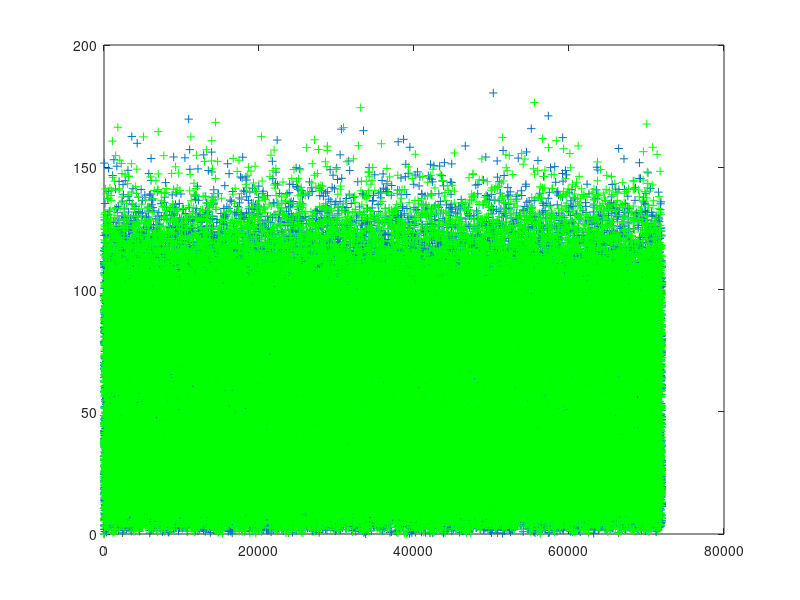
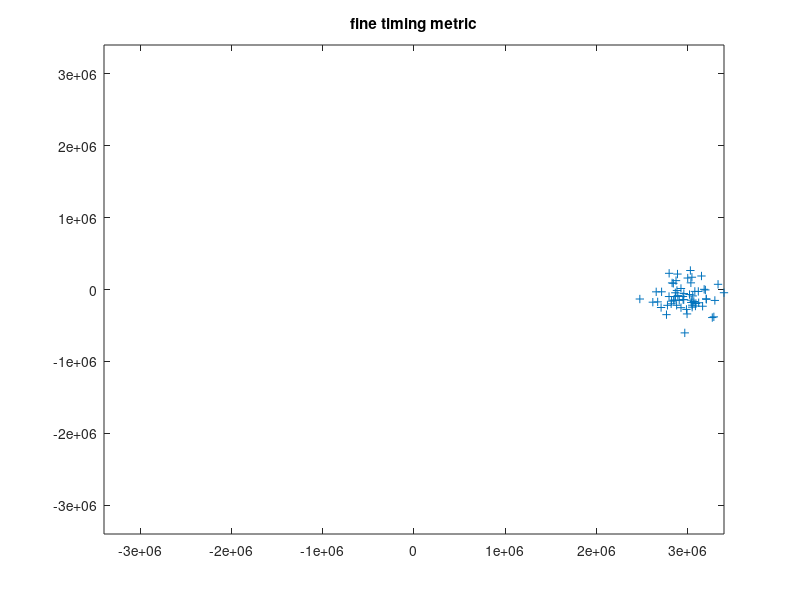
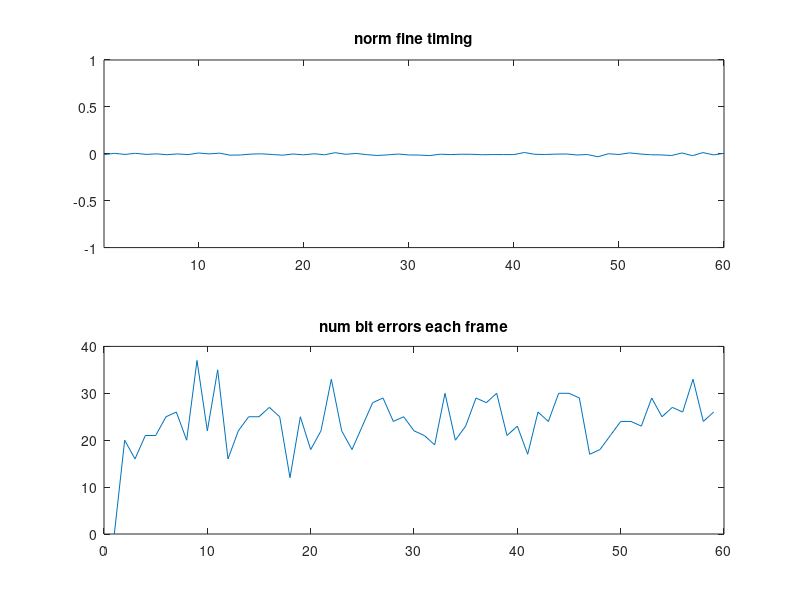
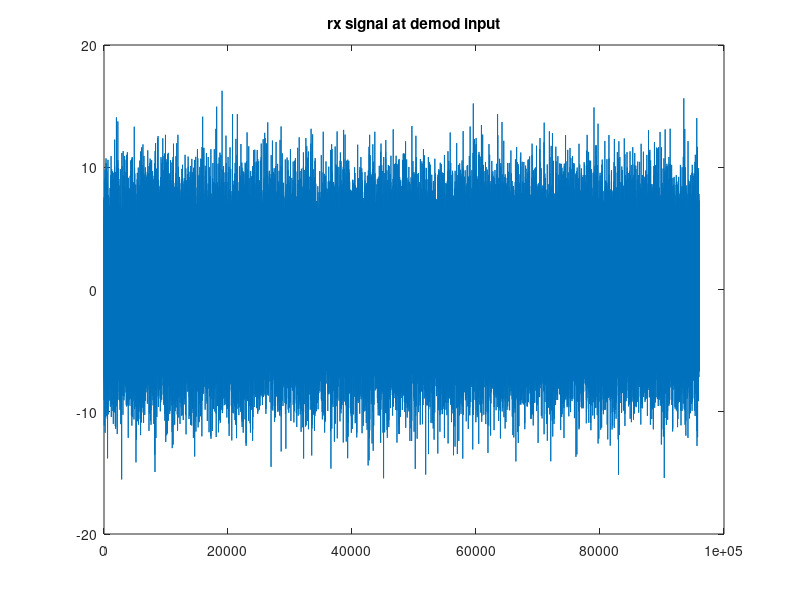

Reproduce these figures in MATLAB, in order.
% fsk_horus.m
% David Rowe 10 Oct 2015
%
% Experimental near space balloon FSK demodulator
% Assume high SNR, but fades near end of mission can wipe out a few bits
% So low SNR perf not a huge issue
%
% [X] processing buffers of 1 second
%     + 8000 samples input
%     + keep 30 second sliding window to extract packet from
%     + do fine timing on this
%     [X] estimate frequency of two tones
%         + this way we cope with variable shift and drift
%         + starts to lose it at 8 Eb/No = 8db.  Maybe wider window?
%     [X] estimate amplitudes and equalise, or limit
%         + not needed - tones so close in freq unlikely to be significant ampl diff
%           across SSB rx filter
% [X] Eb/No point 8dB, 2% ish
% [X] fine timing and sample slips, +/- 1000ppm (0.1%) clock offset test
% [ ] bit flipping against CRC
% [ ] implement CRC
% [X] frame sync
% [X] compare to fldigi
%     + in AWGN channel 3-4dB improvement.  In my tests fldigi can't decode  
%       with fading model, requires Eb/No > 40dB, this demo useable at Eb/No = 20dB
% [X] test over range of f1/f2, shifts, timing offsets, clock offsets, Eb/No
%     [X] +/- 1000ppm clock offset OK at Eb/No = 10dB, starts to lose it at 8dB
%     [X] tone freq est starts to lose it at 8dB in awgn.  Maybe wider window?
% [ ] low snr detection of $$$$$$
%     + we might be able to pick up a "ping" at very low SNRs to help find baloon on ground
% [ ] streaming, indicator of audio freq, i.e. speaker output?

1;

function states = fsk_horus_init(Fs,Rs)
  states.Ndft = 2.^ceil(log2(Fs)); % find nearest power of 2 for effcient FFT
  states.Fs = Fs;
  N = states.N = Fs;             % processing buffer size, nice big window for f1,f2 estimation
  states.Rs = Rs;
  Ts = states.Ts = Fs/Rs;
  assert(Ts == floor(Ts), "Fs/Rs must be an integer");
  states.nsym = N/Ts;            % number of symbols in one procesing frame
  Nmem = states.Nmem  = N+2*Ts;  % two symbol memory in down converted signals to allow for timing adj
  states.f1_dc = zeros(1,Nmem);
  states.f2_dc = zeros(1,Nmem);
  states.P = 8;                  % oversample rate out of filter
  assert(Ts/states.P == floor(Ts/states.P), "Ts/P must be an integer");

  states.nin = N;                % can be N +/- Ts/P samples to adjust for sample clock offsets
  states.verbose = 0;
  states.phi1 = 0;               % keep down converter osc phase continuous
  states.phi2 = 0;

  printf("Fs: %d Rs: %d Ts: %d nsym: %d\n", states.Fs, states.Rs, states.Ts, states.nsym);

  states.ber_state = 0;
  states.Tbits = 0;
  states.Terrs = 0;
  states.nerr_log = 0;

  % Generate unque word that correlates against the ASCII "$$$$$" that
  % delimits start and end of frame Note use of zeros in UW as "don't
  % cares", we ignore RS232 start/stop bits.  Not sure this is a good
  % idea, we could include start and stop bits if we like.  Oh Well.

  dollar_bits = fliplr([0 1 0 0 1 0 0]);
  mapped_db = 2*dollar_bits - 1;
  npad = states.npad = 3;   % one start and two stop bits between 7 bit ascii chars
  nfield = states.nfield = 7; % length of ascii character field

  states.uw = [mapped_db zeros(1,npad) mapped_db zeros(1,npad) mapped_db zeros(1,npad)  mapped_db zeros(1,npad) mapped_db zeros(1,npad)];

  states.uw_thresh = 5*7 - 4; % allow 24bit errors when looking for UW

  states.df = 0;
  states.f1 = 0;
  states.f2 = 0;
  states.norm_rx_timing = 0;
  states.ppm = 0;
  states.prev_pkt = [];
endfunction


% test modulator function

function tx  = fsk_horus_mod(states, tx_bits)
    tx = zeros(states.Ts*length(tx_bits),1);
    tx_phase = 0;
    Ts = states.Ts;
    Fs = states.Fs;
    f1 = states.f1_tx;  f2 = states.f2_tx;
    df = states.df; % tone freq change in Hz/s

    for i=1:length(tx_bits)
      if tx_bits(i) == 0
        tx_phase_vec = tx_phase + (1:Ts)*2*pi*f1/Fs;
      else
        tx_phase_vec = tx_phase + (1:Ts)*2*pi*f2/Fs;
      end
      tx((i-1)*Ts+1:i*Ts) = 2.0*cos(tx_phase_vec);
      tx_phase = tx_phase_vec(Ts) - floor(tx_phase_vec(Ts)/(2*pi))*2*pi;
      f1 += df*Ts/Fs; f2 += df*Ts/Fs;
    end
endfunction


% Given a buffer of nin input Rs baud FSK samples, returns nsym bits.
%
% Automagically estimates the frequency of the two tones, or
% looking at it another way, the frequency offset and shift
%
% nin is the number of input samples required by demodulator.  This is
% time varying.  It will nominally be N (8000), and occasionally N +/- 
% Ts/2 (e.g. 8080 or 7920).  This is how we compensate for differences between the
% remote tx sample clock and our sample clock.  This function always returns
% N/Ts (50) demodulated bits.  Variable number of input samples, constant number
% of output bits.

function [rx_bits states] = fsk_horus_demod(states, sf)
  N = states.N;
  Ndft = states.Ndft;
  Fs = states.Fs;
  Rs = states.Rs;
  Ts = states.Ts;
  nsym = states.nsym;
  P = states.P;
  nin = states.nin;
  verbose = states.verbose;
  Nmem = states.Nmem;

  assert(length(sf) == nin);

  % find tone frequency and amplitudes ---------------------------------------------

  h = hanning(nin);
  Sf = fft(sf .* h, Ndft);
  [m1 m1_index] = max(Sf(1:Ndft/2));

  % zero out region 100Hz either side of max so we can find second highest peak

  Sf2 = Sf;
  st = m1_index - floor(100*Ndft/Fs);
  if st < 1
    st = 1;
  end
  en = m1_index + floor(100*Ndft/Fs);
  if en > Ndft/2
    en = Ndft/2;
  end
  Sf2(st:en) = 0;

  [m2 m2_index] = max(Sf2(1:Ndft/2));

  % f1 always the lower tone

  if m1_index < m2_index
    f1 = (m1_index-1)*Fs/Ndft;
    f2 = (m2_index-1)*Fs/Ndft;
    twist = 20*log10(m1/m2);
  else
    f1 = (m2_index-1)*Fs/Ndft;
    f2 = (m1_index-1)*Fs/Ndft;
    twist = 20*log10(m2/m1);
  end

  states.f1 = f1;
  states.f2 = f2;

  if bitand(verbose,0x1)
    printf("f1: %4.0f Hz f2: %4.0f Hz a1: %f a2: %f\n", f1, f2, 2.0*abs(m1)/Ndft, 2.0*abs(m2)/Ndft);
  end

  % down convert and filter at rate P ------------------------------

  % update filter (integrator) memory by shifting in nin samples
  
  nold = Nmem-nin; % number of old samples we retain

  f1_dc = states.f1_dc; 
  f1_dc(1:nold) = f1_dc(Nmem-nold+1:Nmem);
  f2_dc = states.f2_dc; 
  f2_dc(1:nold) = f2_dc(Nmem-nold+1:Nmem);

  % shift down to around DC, ensuring continuous phase from last frame

  phi1_vec = states.phi1 + (1:nin)*2*pi*f1/Fs;
  phi2_vec = states.phi2 + (1:nin)*2*pi*f2/Fs;

  f1_dc(nold+1:Nmem) = sf' .* exp(-j*phi1_vec);
  f2_dc(nold+1:Nmem) = sf' .* exp(-j*phi2_vec);

  states.phi1  = phi1_vec(nin);
  states.phi1 -= 2*pi*floor(states.phi1/(2*pi));
  states.phi2  = phi2_vec(nin);
  states.phi2 -= 2*pi*floor(states.phi2/(2*pi));

  % save filter (integrator) memory for next time

  states.f1_dc = f1_dc;
  states.f2_dc = f2_dc;

  % integrate over symbol period, which is effectively a LPF, removing
  % the -2Fc frequency image.  Can also be interpreted as an ideal
  % integrate and dump, non-coherent demod.  We run the integrator at
  % rate P (1/P symbol offsets) to get outputs at a range of different
  % fine timing offsets.  We calculate integrator output over nsym+1
  % symbols so we have extra samples for the fine timing re-sampler at either
  % end of the array.

  rx_bits = zeros(1, (nsym+1)*P);
  for i=1:(nsym+1)*P
    st = 1 + (i-1)*Ts/P;
    en = st+Ts-1;
    f1_int(i) = sum(f1_dc(st:en));
    f2_int(i) = sum(f2_dc(st:en));
  end
  states.f1_int = f1_int;
  states.f2_int = f2_int;

  % fine timing estimation -----------------------------------------------

  % Non linearity has a spectral line at Rs, with a phase
  % related to the fine timing offset.  See:
  %   http://www.rowetel.com/blog/?p=3573 
  % We have sampled the integrator output at Fs=P samples/symbol, so
  % lets do a single point DFT at w = 2*pi*f/Fs = 2*pi*Rs/(P*Rs)
 
  Np = length(f1_int);
  w = 2*pi*(Rs)/(P*Rs);
  x = ((abs(f1_int)-abs(f2_int)).^2) * exp(-j*w*(0:Np-1))';
  norm_rx_timing = angle(x)/(2*pi);
  rx_timing = norm_rx_timing*P;

  states.x = x;
  states.rx_timing = rx_timing;
  prev_norm_rx_timing = states.norm_rx_timing;
  states.norm_rx_timing = norm_rx_timing;

  % estimate sample clock offset in ppm
  % d_norm_timing is fraction of symbol period shift over nsym symbols

  d_norm_rx_timing = norm_rx_timing - prev_norm_rx_timing;

  % filter out big jumps due to nin changes

  if abs(d_norm_rx_timing) < 0.2
    appm = 1E6*d_norm_rx_timing/nsym;
    states.ppm = 0.9*states.ppm + 0.1*appm;
  end

  % work out how many input samples we need on the next call. The aim
  % is to keep angle(x) away from the -pi/pi (+/- 0.5 fine timing
  % offset) discontinuity.  The side effect is to track sample clock
  % offsets

  next_nin = N;
  if norm_rx_timing > 0.25
     next_nin += Ts/2;
  end
  if norm_rx_timing < -0.25;
     next_nin -= Ts/2;
  end
  states.nin = next_nin;

  % Re-sample integrator outputs using fine timing estimate and linear interpolation

  low_sample = floor(rx_timing);
  fract = rx_timing - low_sample;
  high_sample = ceil(rx_timing);

  if bitand(verbose,0x2)
    printf("rx_timing: %3.2f low_sample: %d high_sample: %d fract: %3.3f nin_next: %d\n", rx_timing, low_sample, high_sample, fract, next_nin);
  end

  f1_int_resample = zeros(1,nsym);
  f2_int_resample = zeros(1,nsym);
  rx_bits = zeros(1,nsym);
  rx_bits_sd = zeros(1,nsym);
  for i=1:nsym
    st = i*P+1;
    f1_int_resample(i) = f1_int(st+low_sample)*(1-fract) + f1_int(st+high_sample)*fract;
    f2_int_resample(i) = f2_int(st+low_sample)*(1-fract) + f2_int(st+high_sample)*fract;
    %f1_int_resample(i) = f1_int(st+1);
    %f2_int_resample(i) = f2_int(st+1);
    rx_bits(i) = abs(f2_int_resample(i)) > abs(f1_int_resample(i));
    rx_bits_sd(i) = abs(f2_int_resample(i)) - abs(f1_int_resample(i));
 end

  states.f1_int_resample = f1_int_resample;
  states.f2_int_resample = f2_int_resample;
  states.rx_bits_sd = rx_bits_sd;

  % Eb/No estimation

  x = abs(abs(f1_int_resample) - abs(f2_int_resample));
  states.EbNodB = 20*log10(1E-6+mean(x)/(1E-6+std(x)));
endfunction


% look for unique word and return index of first UW bit, or -1 if no UW found

function uw_start = find_uw(states, start_bit, rx_bits)
  uw = states.uw;

  mapped_rx_bits = 2*rx_bits - 1;
  found = 0;
  uw_start = -1;

  for i=start_bit:length(rx_bits) - length(uw)
    corr  = mapped_rx_bits(i:i+length(uw)-1) * uw';
    if !found && (corr >= states.uw_thresh)
      uw_start = i;
      found = 1;
    end
  end
endfunction


% Extract ASCII string from a Horus frame of bits

function [str crc_ok] = extract_ascii(states, rx_bits_buf, uw_loc1, uw_loc2)
  nfield = states.nfield;
  npad = states.npad;

  str = []; str_dec = []; nstr = 0; ptx_crc = 1; rx_crc = "";

  st = uw_loc1 + length(states.uw);  % first bit of first char
  for i=st:nfield+npad:uw_loc2
    field = rx_bits_buf(i:i+nfield-1);
    ch_dec = field * (2.^(0:nfield-1))';

    % filter out unlikely characters that bit errors may introduce, and ignore \n

    if (ch_dec > 31) && (ch_dec < 91)
      str = [str char(ch_dec)];
    else 
      str = [str char(32)]; % space is "not sure"
    end
    nstr++;

    % build up array for CRC16 check

    if ch_dec == 42 
      rx_crc = crc16(str_dec);
      ptx_crc = nstr+1;
    else
      str_dec = [str_dec ch_dec];
    end
  end
  if (ptx_crc+3) <= length(str)
    tx_crc = str(ptx_crc:ptx_crc+3);
    crc_ok = strcmp(tx_crc, rx_crc);
  else
    crc_ok = 0;
  end
  str = str(1:ptx_crc-2);
  if crc_ok
    str = sprintf("%s CRC OK", str);
  else
    str = sprintf("%s CRC BAD", str);
  end
endfunction


% Use soft decision information to find bits most likely in error.  I think
% this is some form of maximum likelihood decoding.

function [str crc_ok rx_bits_log_flipped] = sd_bit_flipping(states, rx_bits_log, rx_bits_sd_log, st, uw_loc);

  % force algorithm to ignore rs232 sync bits by marking them as "very likely", they have
  % no input to crc algorithm

  nfield = states.nfield;
  npad = states.npad;
  for i=st:nfield+npad:uw_loc
    rx_bits_sd_log(i+nfield:i+nfield+npad-1) = 1E6;
  end

  % make a list of bits with smallest soft decn values

  [dodgy_bits_mag dodgy_bits_index] = sort(abs(rx_bits_sd_log(st+length(states.uw):uw_loc)));
  dodgy_bits_index += length(states.uw) + st - 1;
  nbits = 6;
  ntries = 2^nbits;
  str = "";
  crc_ok = 0;
  
  % try various combinations of these bits

  for i=1:ntries-1
    error_mask = zeros(1, length(rx_bits_log));
    for b=1:nbits
      x = bitget(i,b);
      bit_to_flip = dodgy_bits_index(b);
      error_mask(bit_to_flip) = x;
      %printf("st: %d i: %d b: %d x: %d index: %d\n", st, i,b,x,bit_to_flip);
    end
    rx_bits_log_flipped = xor(rx_bits_log, error_mask);
    [str_flipped crc_ok_flipped] = extract_ascii(states, rx_bits_log_flipped, st, uw_loc);
    if crc_ok_flipped
      %printf("Yayy we fixed a packet by flipping with pattern %d\n", i);
      str = str_flipped;
      crc_ok = crc_ok_flipped;
    end
  end
endfunction


% Extract as many ASCII packets as we can from a great big buffer of bits

function extract_and_print_packets(states, rx_bits_log, rx_bits_sd_log)

  % use UWs to delimit start and end of data packets

  bit = 1;
  nbits = length(rx_bits_log);
  uw_loc = find_uw(states, bit, rx_bits_log);
  nfield = states.nfield;
  npad = states.npad;

  while (uw_loc != -1)

    st = uw_loc;
    bit = uw_loc + length(states.uw);
    uw_loc = find_uw(states, bit, rx_bits_log);

    if uw_loc != -1
      % Now start picking out 7 bit ascii chars from frame.  It has some
      % structure so we can guess where fields are.  I hope We don't get
      % RS232 idle bits stuck into it anywhere, ie "bit fields" don't
      % change dynamically.

      % dump msg bits so we can use them as a test signal
      %msg = rx_bits_log(st:uw_loc-1);
      %save -ascii horus_msg.txt msg

      % simulate bit error for testing
      %rx_bits_log(st+200) = xor(rx_bits_log(st+100),1);
      %rx_bits_sd_log(st+100) = 0;

      [str crc_ok] = extract_ascii(states, rx_bits_log, st, uw_loc);

      if crc_ok == 0
        [str_flipped crc_flipped_ok rx_bits_log] = sd_bit_flipping(states, rx_bits_log, rx_bits_sd_log, st, uw_loc); 
        if crc_flipped_ok
          str = sprintf("%s fixed", str_flipped);
        end
      end

      % update memory of previous packet, we use this to guess where errors may be
      if crc_ok || crc_flipped_ok
        states.prev_pkt = rx_bits_log(st+length(states.uw):uw_loc);
      end
      printf("%s\n", str);
    end
   
  endwhile
endfunction
 

% BER counter and test frame sync logic

function states = ber_counter(states, test_frame, rx_bits_buf)
  nsym = states.nsym;
  state = states.ber_state;
  next_state = state;

  if state == 0

    % try to sync up with test frame

    nerrs_min = nsym;
    for i=1:nsym
      error_positions = xor(rx_bits_buf(i:nsym+i-1), test_frame);
      nerrs = sum(error_positions);
      if nerrs < nerrs_min
        nerrs_min = nerrs;
        states.coarse_offset = i;
      end
    end
    if nerrs_min/nsym < 0.05 
      next_state = 1;
    end
    if bitand(states.verbose,0x4)
      printf("coarse offset: %d nerrs_min: %d next_state: %d\n", states.coarse_offset, nerrs_min, next_state);
    end
  end

  if state == 1  

    % we're synced up, lets measure bit errors

    error_positions = xor(rx_bits_buf(states.coarse_offset:states.coarse_offset+nsym-1), test_frame);
    nerrs = sum(error_positions);
    states.Terrs += nerrs;
    states.Tbits += nsym;
    states.nerr_log = [states.nerr_log nerrs];
  end

  states.ber_state = next_state;
endfunction


% simulation of tx and rx side, add noise, channel impairments ----------------------

function run_sim
  frames = 60;
  EbNodB = 8;
  timing_offset = 0.0; % see resample() for clock offset below
  test_frame_mode = 1;
  fading = 0;          % modulates tx power at 2Hz with 20dB fade depth, 
                       % to simulate balloon rotating at end of mission
  df     = 0;          % tx tone freq drift in Hz/s

  more off
  rand('state',1); 
  randn('state',1);
  states = fsk_horus_init(96000, 1200);
  states.f1_tx = 1200;
  states.f2_tx = 2400;
  states.verbose = 0x4;
  N = states.N;
  P = states.P;
  Rs = states.Rs;
  nsym = states.nsym;
  Fs = states.Fs;
  states.df = df;

  EbNo = 10^(EbNodB/10);
  variance = states.Fs/(states.Rs*EbNo);

  % set up tx signal with payload bits based on test mode

  if test_frame_mode == 1
     % test frame of bits, which we repeat for convenience when BER testing
    test_frame = round(rand(1, states.nsym));
    tx_bits = [];
    for i=1:frames+1
      tx_bits = [tx_bits test_frame];
    end
  end
  if test_frame_mode == 2
    % random bits, just to make sure sync algs work on random data
    tx_bits = round(rand(1, states.nsym*(frames+1)));
  end
  if test_frame_mode == 3
    % ...10101... sequence
    tx_bits = zeros(1, states.nsym*(frames+1));
    tx_bits(1:2:length(tx_bits)) = 1;
  end
 
  if test_frame_mode == 4

    % load up a horus msg from disk and modulate that

    test_frame = load("horus_msg.txt");
    ltf = length(test_frame);
    ntest_frames = ceil((frames+1)*nsym/ltf);
    tx_bits = [];
    for i=1:ntest_frames
      tx_bits = [tx_bits test_frame];
    end
  end

  tx = fsk_horus_mod(states, tx_bits);

  %tx = resample(tx, 1000, 1001); % simulated 1000ppm sample clock offset

  if fading
     ltx = length(tx);
     tx = tx .* (1.1 + cos(2*pi*2*(0:ltx-1)/Fs))'; % min amplitude 0.1, -20dB fade, max 3dB
  end

  noise = sqrt(variance)*randn(length(tx),1);
  rx    = tx + noise;
 
  % dump simulated rx file
  ftx=fopen("fsk_horus_rx_1200_96k.raw","wb"); rxg = rx*1000; fwrite(ftx, rxg, "short"); fclose(ftx);

  timing_offset_samples = round(timing_offset*states.Ts);
  st = 1 + timing_offset_samples;
  rx_bits_buf = zeros(1,2*nsym);
  x_log = [];
  norm_rx_timing_log = [];
  f1_int_resample_log = [];
  f2_int_resample_log = [];
  f1_log = f2_log = [];
  EbNodB_log = [];
  rx_bits_log = [];
  rx_bits_sd_log = [];

  for f=1:frames

    % extract nin samples from input stream

    nin = states.nin;
    en = st + states.nin - 1;
    sf = rx(st:en);
    st += nin;

    % demodulate to stream of bits

    [rx_bits states] = fsk_horus_demod(states, sf);
    rx_bits_buf(1:nsym) = rx_bits_buf(nsym+1:2*nsym);
    rx_bits_buf(nsym+1:2*nsym) = rx_bits;
    rx_bits_log = [rx_bits_log rx_bits];
    rx_bits_sd_log = [rx_bits_sd_log states.rx_bits_sd];

    norm_rx_timing_log = [norm_rx_timing_log states.norm_rx_timing];
    x_log = [x_log states.x];
    f1_int_resample_log = [f1_int_resample_log abs(states.f1_int_resample)];
    f2_int_resample_log = [f2_int_resample_log abs(states.f2_int_resample)];
    f1_log = [f1_log states.f1];
    f2_log = [f2_log states.f2];
    EbNodB_log = [EbNodB_log states.EbNodB];

    if test_frame_mode == 1
       states = ber_counter(states, test_frame, rx_bits_buf);
    end
  end

  if test_frame_mode == 1
    printf("frames: %d Tbits: %d Terrs: %d BER %4.3f\n", frames, states.Tbits,states. Terrs, states.Terrs/states.Tbits);
  end

  if test_frame_mode == 4
    extract_and_print_packets(states, rx_bits_log, rx_bits_sd_log)
  end

  figure(1);
  plot(f1_int_resample_log,'+')
  hold on;
  plot(f2_int_resample_log,'g+')
  hold off;

  figure(2)
  clf
  m = max(abs(x_log));
  plot(x_log,'+')
  axis([-m m -m m])
  title('fine timing metric')

  figure(3)
  clf
  subplot(211)
  plot(norm_rx_timing_log);
  axis([1 frames -1 1])
  title('norm fine timing')
  subplot(212)
  plot(states.nerr_log)
  title('num bit errors each frame')

  figure(4)
  clf
  plot(real(rx(1:Fs)))
  title('rx signal at demod input')

  figure(5)
  clf
  plot(f1_log)
  hold on;
  plot(f2_log,'g');
  hold off;
  title('tone frequencies')
  axis([1 frames 0 Fs/2])

  figure(6)
  clf
  plot(EbNodB_log);
  title('Eb/No estimate')

endfunction


% demodulate a file of 8kHz 16bit short samples --------------------------------

function rx_bits_log = demod_file(filename, test_frame_mode)
  rx = load_raw(filename); 
  more off;
  states = fsk_horus_init(96000, 1200);
  states.verbose = 0x1 + 0x4;
  N = states.N;
  P = states.P;
  Rs = states.Rs;
  nsym = states.nsym;
  rand('state',1); 
  test_frame = round(rand(1, states.nsym));

  frames = floor(length(rx)/N);
  st = 1;
  rx_bits_log = [];
  rx_bits_sd_log = [];
  norm_rx_timing_log = [];
  f1_int_resample_log = [];
  f2_int_resample_log = [];
  EbNodB_log = [];
  ppm_log = [];
  rx_bits_buf = zeros(1,2*nsym);

  % First extract raw bits from samples ------------------------------------------------------

  printf("demod of raw bits....\n");

  for f=1:frames

    % extract nin samples from input stream

    nin = states.nin;
    en = st + states.nin - 1;
    sf = rx(st:en);
    st += nin;

    % demodulate to stream of bits

    [rx_bits states] = fsk_horus_demod(states, sf);
    rx_bits_buf(1:nsym) = rx_bits_buf(nsym+1:2*nsym);
    rx_bits_buf(nsym+1:2*nsym) = rx_bits; % xor(rx_bits,ones(1,nsym));
    rx_bits_log = [rx_bits_log rx_bits];
    rx_bits_sd_log = [rx_bits_sd_log states.rx_bits_sd];
    norm_rx_timing_log = [norm_rx_timing_log states.norm_rx_timing];
    f1_int_resample_log = [f1_int_resample_log abs(states.f1_int_resample)];
    f2_int_resample_log = [f2_int_resample_log abs(states.f2_int_resample)];
    EbNodB_log = [EbNodB_log states.EbNodB];
    ppm_log = [ppm_log states.ppm];

    if test_frame_mode == 1
       states = ber_counter(states, test_frame, rx_bits_buf);
    end
  end

  printf("plotting...\n");

  figure(1);
  plot(f1_int_resample_log,'+')
  hold on;
  plot(f2_int_resample_log,'g+')
  hold off;

  figure(2)
  clf
  subplot(211)
  plot(norm_rx_timing_log)
  axis([1 frames -0.5 0.5])
  title('norm fine timing')
  grid
  subplot(212)
  plot(states.nerr_log)
  title('num bit errors each frame')
 
  figure(3)
  clf
  plot(EbNodB_log);
  title('Eb/No estimate')

  figure(4)
  clf
  subplot(211)
  plot(rx);
  title('input signal to demod')
  subplot(212)
  plot(20*log10(abs(fft(rx(1:states.Fs)))))

  figure(5);
  clf
  plot(ppm_log)
  title('Sample clock (baud rate) offset in PPM');

  printf("frame sync and data extraction...\n");

  if test_frame_mode == 1
    printf("frames: %d Tbits: %d Terrs: %d BER %4.3f EbNo: %3.2f\n", frames, states.Tbits,states. Terrs, states.Terrs/states.Tbits, mean(EbNodB_log));
  end

  if test_frame_mode == 4
    extract_and_print_packets(states, rx_bits_log, rx_bits_sd_log)
  end
endfunction


% run test functions from here during development

if exist("fsk_horus_as_a_lib") == 0
  run_sim;
  %rx_bits = demod_file("~/Desktop/vk5arg-3-1.wav",4);
  %rx_bits = demod_file("~/Desktop/fsk_horus_10dB_1000ppm.wav",4);
  %rx_bits = demod_file("~/Desktop/fsk_horus_6dB_0ppm.wav",4);
  %rx_bits = demod_file("../stm32/test1.raw",1);
  %rx_bits = demod_file("fsk_horus_rx_1200_96k.raw",1);
  %rx_bits = demod_file("mp.raw",4);
  %rx_bits = demod_file("~/Desktop/launchbox_v2_landing_8KHz_final.wav",4);
end
